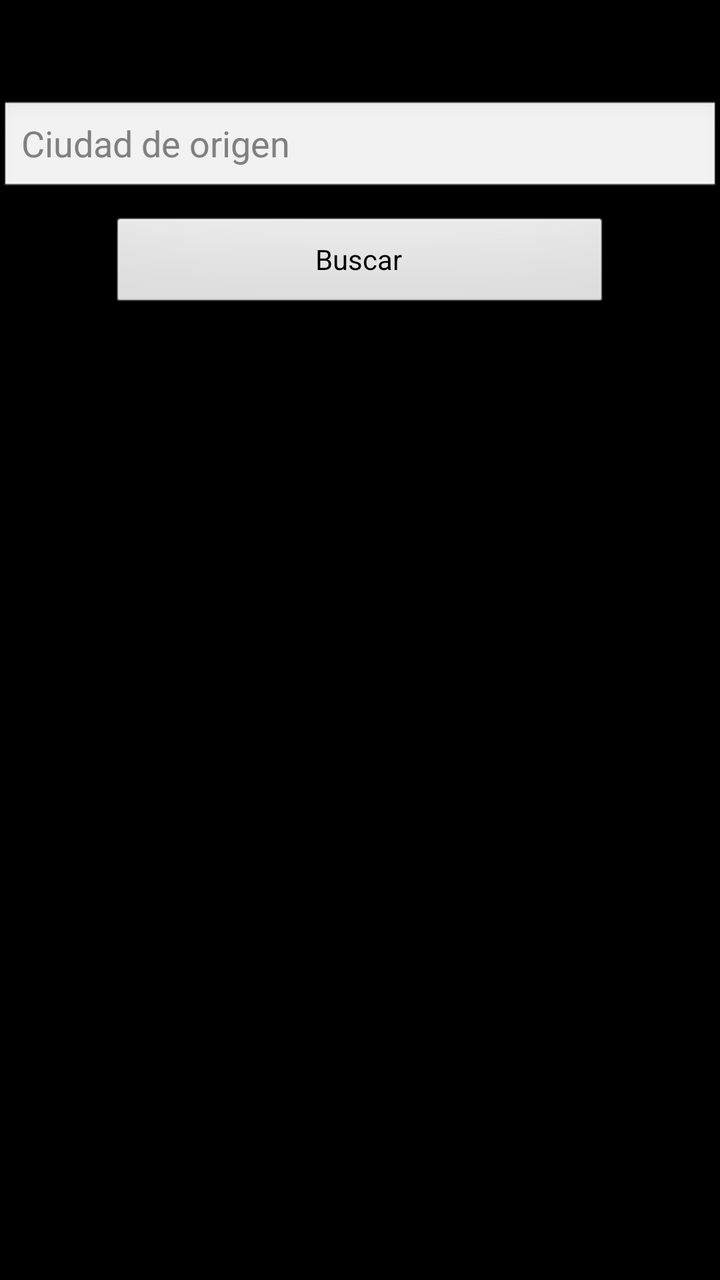
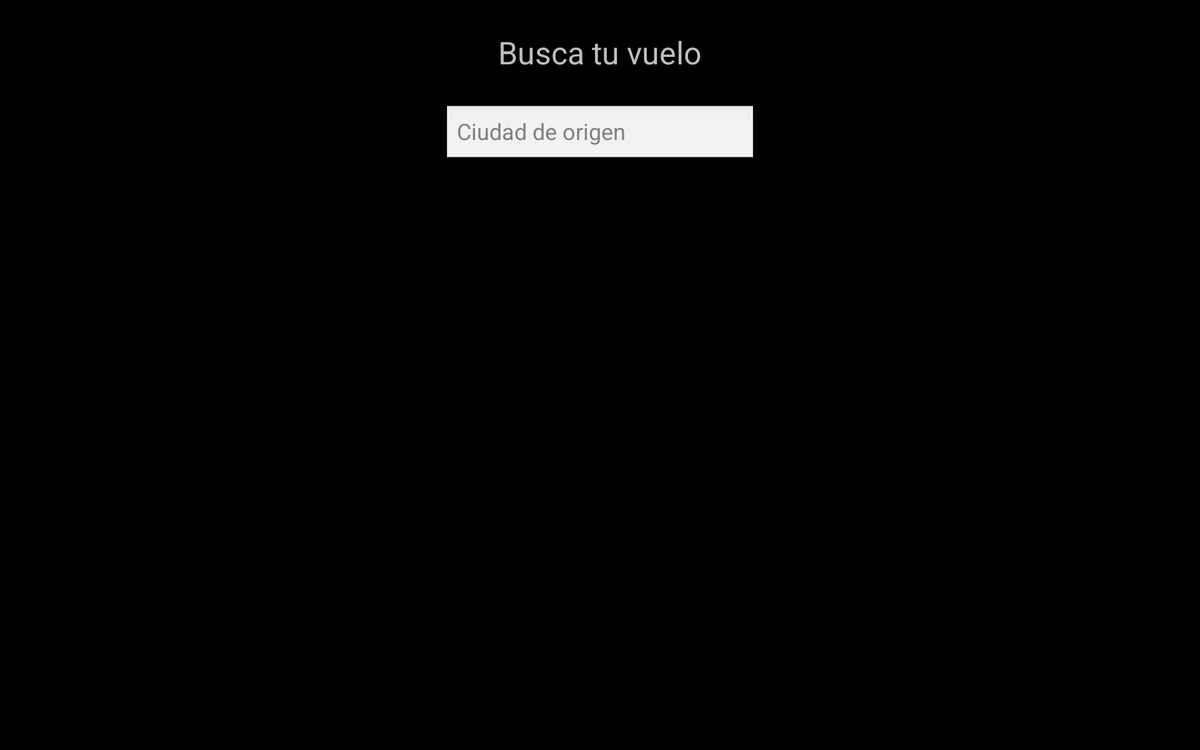

First picture: res/layout/ on a phone held upright. Second picture: the repository's own variant of that layout, on a device whose configuration matches the variant's folder. Source for both follows.
<!-- AndroidManifest.xml: application theme android:Theme -->
<!-- res/layout/search_flight_fragment.xml -->
<LinearLayout xmlns:android="http://schemas.android.com/apk/res/android"
    xmlns:tools="http://schemas.android.com/tools"
    android:layout_width="match_parent"
    android:layout_height="match_parent"
    android:orientation="vertical" >
    
    <EditText
        android:id="@+id/from"
        android:layout_width="match_parent"
        android:layout_height="wrap_content"
        android:layout_marginTop="50dp"
        android:inputType="text"
        android:hint="@string/edit_from">
	</EditText>
	
    <Button
        android:id="@+id/search_deals"
        android:layout_width="250dp"
        android:layout_height="wrap_content"
        android:layout_gravity="center"
        android:layout_marginTop="10dp"
        android:text="@string/search_deals"
        android:onClick="getDeals" />
    
    <TextView
        android:id="@+id/prueba"
        android:layout_width="match_parent"
        android:layout_height="wrap_content"
        android:layout_marginTop="25dp" >
    </TextView>

</LinearLayout>
<!-- resources referenced by this layout -->
<resources>
  <string name="edit_from">Ciudad de origen</string>
  <string name="search_deals">Buscar</string>
</resources>
<!-- res/layout-large-land/search_flight_fragment.xml (the repository's variant of the layout above) -->
<!-- drawn on a 7-inch tablet turned sideways -->
<LinearLayout xmlns:android="http://schemas.android.com/apk/res/android"
    xmlns:tools="http://schemas.android.com/tools"
    android:layout_width="match_parent"
    android:layout_height="match_parent"
    android:orientation="vertical" >
    
    <TextView
	    android:layout_width="wrap_content"
	    android:layout_height="wrap_content"
	    android:text="@string/title_activity_search_flight"
	    android:layout_marginTop="25dp"
	    android:layout_gravity="center"
	    android:textSize="25dp" />
    
    <AutoCompleteTextView
        android:id="@+id/from"
        android:layout_width="250dp"
        android:layout_height="wrap_content"
		android:layout_gravity="center"
        android:layout_marginTop="25dp"
        android:layout_marginBottom="25dp"
        android:inputType="text"
        android:hint="@string/edit_from">
        <requestFocus />
	</AutoCompleteTextView>
	
    <Button
        android:id="@+id/search_deals"
        android:text="@string/search_deals"
        android:onClick="getDeals"
    	style="@style/button_style" />

</LinearLayout>
<!-- resources referenced by the variant -->
<!-- as a 7-inch tablet turned sideways resolves them -->
<resources>
  <string name="edit_from">Ciudad de origen</string>
  <string name="search_deals">Buscar</string>
  <string name="title_activity_search_flight">Busca tu vuelo</string>
  <style name="button_style">
          <item name="android:layout_width">200dp</item>
          <item name="android:layout_gravity">center</item>
          <item name="android:layout_height">wrap_content</item>
      </style>
</resources>
